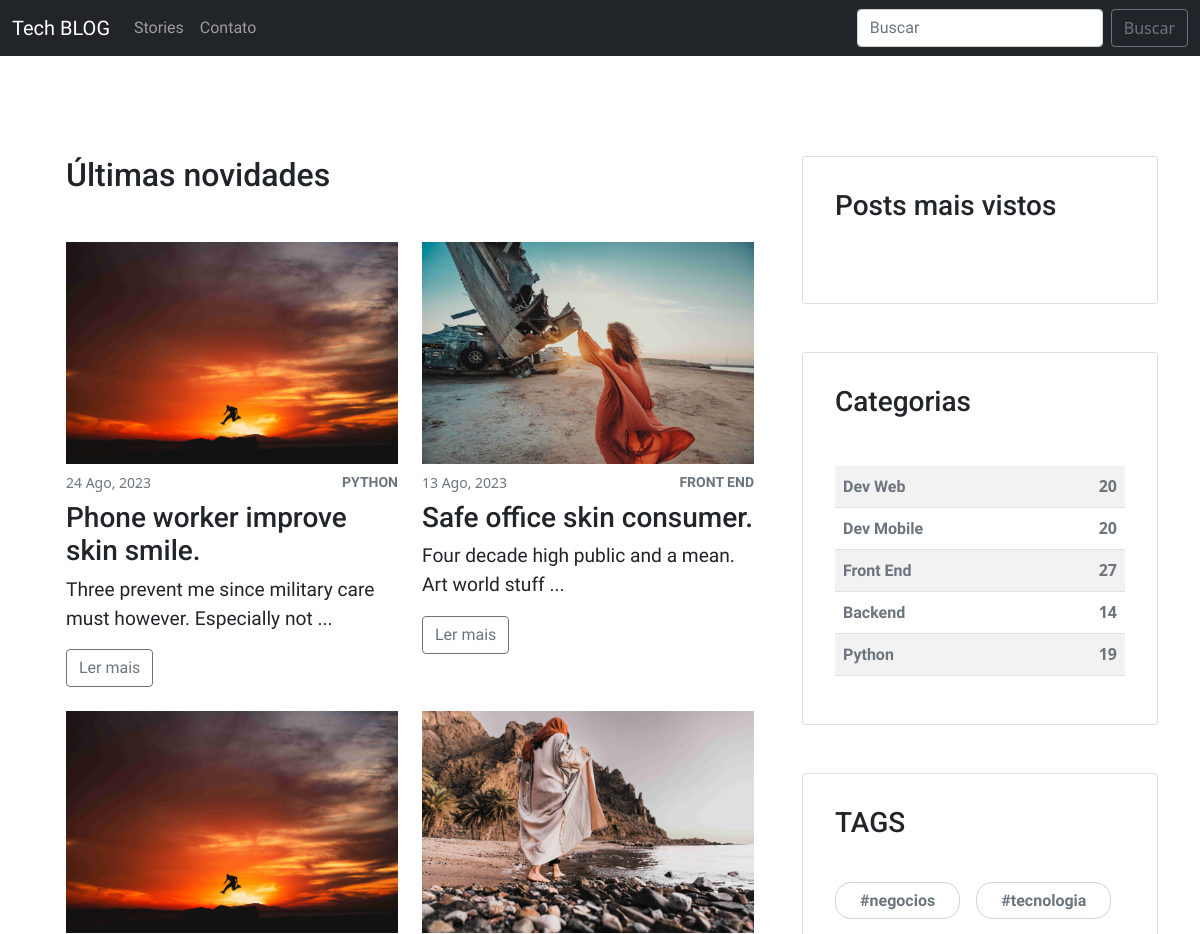
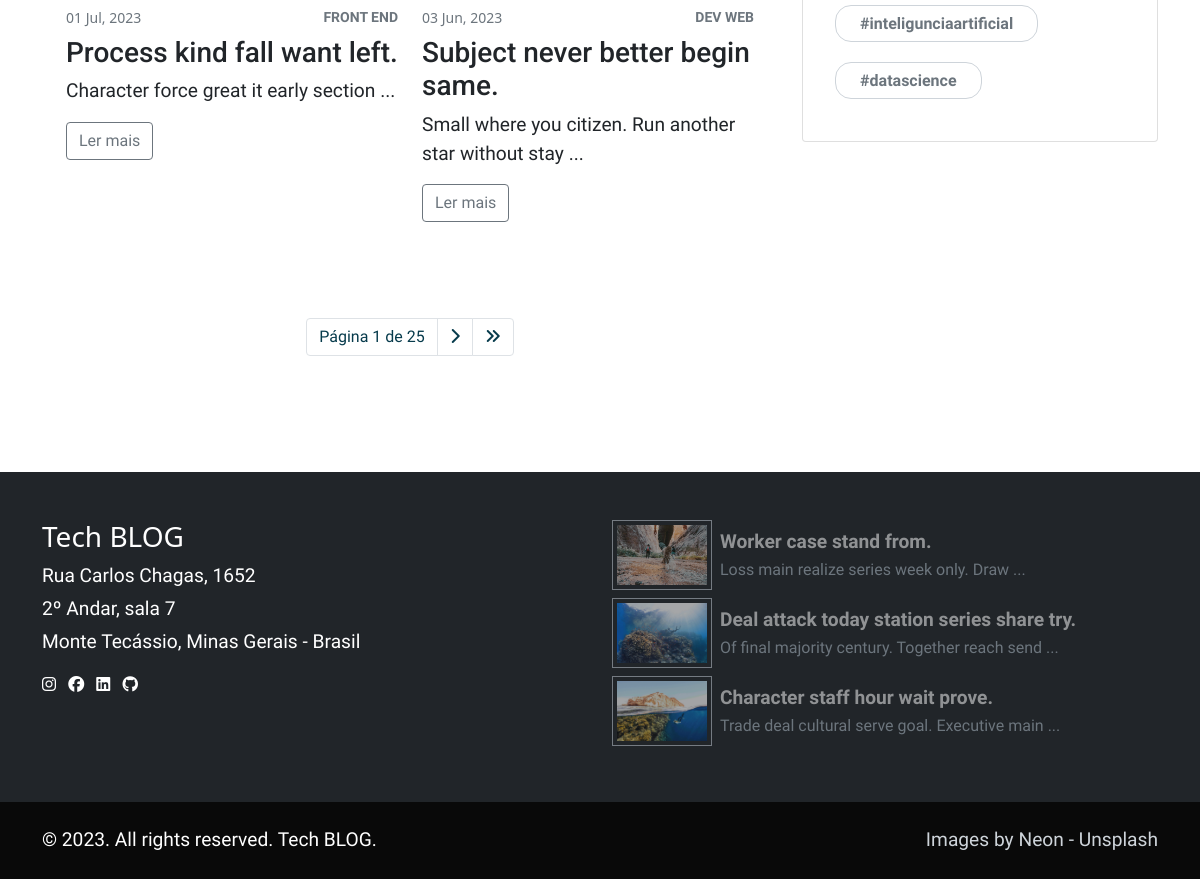
Screenshot of /blog/ with the database file from the repository (2 pictures, top to bottom).
### blog/models.py (models this page shows, shortened)
class Post(models.Model):
    title = models.CharField(max_length=222)
    body = RichTextUploadingField()
    created_at = models.DateTimeField(auto_now_add=True)
    author = models.ForeignKey(User, on_delete=models.CASCADE)
    category = models.ForeignKey(Category, on_delete=models.CASCADE)
    tags = models.ManyToManyField(Tag, blank=True)
    feature_image = models.ImageField(upload_to='featured_images')

class Category(models.Model):
    name = models.CharField(max_length=100)
    slug = models.CharField(max_length=100, unique=True, blank=True)
    def __str__(self):
        return self.name
    class Meta:
        verbose_name_plural = "Categorias"

class Tag(models.Model):
    name = models.CharField(max_length=100)
    slug = models.CharField(max_length=100, unique=True, blank=True)
    @property
    def formated_name(self):
        return format_tag(self.name)
    class Meta:
        verbose_name_plural = "Tags"

class FooterFeaturedPost(models.Model):
    post = models.ForeignKey(Post, on_delete=models.CASCADE)
    active = models.BooleanField(default=True)

### blog/views.py (the view)
# urls.py: path('', list_posts, name='list_posts'),
def list_posts(request):
    context = dict()
    category_id = request.GET.get('category')
    tag_id = request.GET.get('tag')
    if category_id:
        category_id = int(category_id)
        posts_list = Post.objects.filter(category=category_id).order_by('-created_at')
        category_search = Category.objects.get(pk=category_id)
        context['category_search'] = category_search
    elif tag_id:
        tag_id = int(tag_id)
        posts_list = Post.objects.filter(tags__in=[tag_id]).order_by('-created_at')
        tag_search = Tag.objects.get(pk=tag_id)
        context['tag_search'] = tag_search
    else:
        posts_list = Post.objects.all().order_by('-created_at')
    for post in posts_list:
        post.mini_description = format_body(post.body, 10)
    paginator = Paginator(posts_list, 4)
    page = request.GET.get('page')
    try:
        posts = paginator.page(page)
    except PageNotAnInteger:
        posts = paginator.page(1)
    except EmptyPage:
        posts = paginator.page(paginator.num_pages)
    context['posts'] = posts
    return render(request, 'blog/posts-list.html', context=context)

### blog/utils.py (called while the page is built)
def format_tag(tag):
    tag = slugify(tag)
    tag = tag.replace("-", "")
    tag = "#" + tag
    return tag

def format_body(body, num_words):
    body = body.split("</p>")[0]
    body = body.replace('<p class="mb-4 text-gray-700">', '')
    body = body.split(" ")[:num_words]
    body = " ".join(body).strip(".") + " ..."
    return body

### templates/blog/posts-list.html (shortened to what this page needs)
{% extends 'blog/base_blog.html' %}
{% load static %}
{% block main %}
    <section>
        <div class="container">
            <div class="row gy-5">
                <main class="col-lg-8">
                    <div class="container">
                        <header>
                            <h2 class="mb-5">Últimas novidades</h2>
                        </header>
                        <div class="row gy-4 mb-5">
                            {% for post in posts %}
                            <div class="col-xl-6">
                                <a href="{% url 'detail_post' post.id %}">
                                    <img class="last-section-posts-image"
                                        src="{{post.feature_image.url}}">
                                </a>
                                <div class="d-flex align-items-center justify-content-between mb-2 mt-2">
                                    <small class="text-gray-600">{{post.created_at|date:"d M, Y"}}</small>
                                    <a class="small fw-bold text-uppercase small text-gray-600">{{post.category}}</a>
                                </div>
                                <h3>{{post.title}}</h3>
                                <p>{{post.mini_description}}</p>
                                <a class="btn btn-outline-secondary" href="{% url 'detail_post' post.id %}">Ler mais</a>
                            </div>
                            {% endfor %}
                        </div>
                        <div class="row">
                            <nav aria-label="Page navigation example">
                                <ul class="pagination justify-content-center mt-5">
                                    <li class="page-item"><a class="page-link " href="#">Página {{posts.number}} de {{posts.paginator.num_pages}}</a></li>
                                    {% if posts.has_next %}
                                    <li class="page-item"><a class="page-link" href="?page={{posts.next_page_number}}"><i class="fa-solid fa-chevron-right"></i></a></li>
                                    <li class="page-item"><a class="page-link" href="?page={{posts.paginator.num_pages}}"><i class="fa-solid fa-angles-right"></i></a></li>
                                    {% endif %}
                                </ul>
                            </nav>
                        </div>
                    </div>
                </main>
                {% include 'blog/components/aside.html' %}
            </div>
        </div>
    </section>
{% endblock %}

### templates/blog/base_blog.html (shortened to what this page needs)
{% extends '../base.html' %}
{% load static %}
{% block content %}
    <header>
        <nav class="navbar navbar-expand-lg navbar-dark bg-dark">
            <div class="container-fluid">
                <a class="navbar-brand" href="{% url 'home' %}">Tech BLOG</a>
                <div class="collapse navbar-collapse" id="navbarSupportedContent">
                    <ul class="navbar-nav me-auto mb-2 mb-lg-0">
                        <li class="nav-item">
                            <a class="nav-link" aria-current="page" href="{% url 'list_posts' %}">Stories</a>
                        </li>
                        <li class="nav-item">
                            <a class="nav-link" aria-current="page" href="#footer-contact">Contato</a>
                        </li>
                    </ul>
                    <form class="d-flex">
                        <input class="form-control me-2" type="search" placeholder="Buscar" aria-label="Search">
                        <button class="btn btn-outline-secondary" type="submit">Buscar</button>
                    </form>
                </div>
            </div>
        </nav>
    </header>
    {% block main %}
    {% endblock %}
    <footer class="footer text-white py-5" style="background: #212529ff">
        <div class="container">
            <div class="row">
                <div class="col-md-6">
                    <h6 class="h3" id="footer-contact">Tech BLOG</h6>
                    <p class="fw-light mb-1">Rua Carlos Chagas, 1652</p>
                    <p class="fw-light mb-1">2º Andar, sala 7</p>
                    <p class="fw-light mb-3">Monte Tecássio, Minas Gerais - Brasil</p>
                    <ul class="list-unstyled">
                        <li class="list-inline-item"><i class="fa-brands fa-instagram"></i></li>
                        <li class="list-inline-item"><i class="fa-brands fa-facebook"></i></li>
                        <li class="list-inline-item"><i class="fa-brands fa-linkedin"></i></li>
                        <li class="list-inline-item"><i class="fa-brands fa-github"></i></li>
                    </ul>
                </div>
                <div class="col-md-6">
                    {% for ffpost in footer_featured_posts %}
                    <div class="d-flex align-items-center mb-2">
                        <a href="{% url 'detail_post' ffpost.post.id %}"><img class="footer-image img-fluid p-1 border-gray-500 flex-shrink-0"
                            src="{{ffpost.post.feature_image.url}}"></a>
                        <div class="ms-2">
                            <p class="fw-bold mb-0 text-white-50">{{ffpost.post.title}}</p>
                            <span class="text-muted">{{ffpost.post.mini_description}}</span>
                        </div>
                    </div>
                    {% endfor %}
                </div>
            </div>
        </div>
    </footer>
    <div class="copyrights text-white py-4" style="background: #090909">
        <div class="container">
            <div class="row text-center gy-2">
                <div class="col-md-6 text-md-start">
                    <p class="mb-0 fw-light text-sm">© 2023. All rights reserved. Tech BLOG.</p>
                </div>
                <div class="col-md-6 text-md-end">
                    <p class="mb-0 text-sm text-gray-400">Images by <a class="text-reset fw-light"
                            href="https://unsplash.com/pt-br/@neom">Neon</a> - Unsplash</p>
                </div>
            </div>
        </div>
    </div>
{% endblock %}

### templates/blog/components/aside.html (shortened to what this page needs)
{% load static %}
{% load hitcount_tags %}
<aside class="col-lg-4">
    <div class="card mb-5 p-3">
        <div class="card-body">
            <h3 class="mb-5">Posts mais vistos</h3>
        </div>
    </div>
    <div class="card mb-5 p-3">
        <div class="card-body">
            <h3 class="mb-5">Categorias</h3>
            <table class="table table-striped">
                <tbody class="fw-bold">
                    {% for category in categories %}
                    <tr class="cursor-pointer">
                        {% if post %}
                        <td class="text-gray-600 {% if post.category.id == category.id %} selected {% endif %}">{{category.name}}</td>
                        <td class="text-end text-gray-600 {% if post.category.id == category.id %} selected {% endif %}">{{category.count}}</td>
                        {% else %}
                        <td><a class="text-gray-600 fw-bold" href="/blog?category={{category.id}}">{{category.name}}</a></td>
                        <td class="text-end text-gray-600">{{category.count}}</td>
                        {% endif %}
                    </tr>
                    {% endfor %}
                </tbody>
            </table>
        </div>
    </div>
    <div class="card mb-5 p-3">
        <div class="card-body">
            <h3 class="mb-5">TAGS</h3>
            <div class="tags-container">
                {% for tag in tags %}
                <div><a class="tag border-gray-400 py-2 px-4 fw-bold" href="/blog?tag={{tag.id}}">{{tag.formated_name}}</a></div>
                {% endfor %}
            </div>
        </div>
</aside>

### static/css/style.css (style rules this page uses)
:root { --gray-100: #f8f9faff; --gray-200: #e9ecefff; --gray-300: #dee2e6ff; --gray-400: #ced4daff; --gray-500: #adb5bdff; --gray-600: #6c757dff; --gray-700: #495057ff; --gray-800: #343a40ff; --gray-900: #212529ff; --dark-blue: #073B4C; --light-blue: #118AB2; --green: #06D6A0; --yellow: #FFD166; --red: #EF476F; }
.text-gray-400 { color: var(--gray-400); }
.text-gray-600 { color: var(--gray-600); }
.border-gray-400 { border: 1px solid var(--gray-400) }
.border-gray-500 { border: 1px solid var(--gray-500) }
body { color: var(--gray-900); }
a { color: var(--gray-900); text-decoration: None; }
p { font-size: 1.2rem; }
p, span, a, input { font-family: "Nunito Sans", sans-serif; }
h1, h2, h3, h4, h5 { font-family: 'Roboto', sans-serif; }
section { padding: 6.25rem 0; overflow-x: hidden; }
.last-section-posts-image { width: 100%; }
.footer-image { width: 100px; cursor: pointer; opacity: 0.6; transition: 400ms; }
.tags-container { display: flex; gap: 1rem; flex-wrap: wrap; }
.tags-container div { margin-bottom: 16px; }
.tags-container div a.tag { border-radius: 16px; margin: 1rem 0; color: #6c757dff; }
.cursor-pointer { cursor: pointer; }
.pagination > li > a { background-color: white; color: var(--dark-blue); }

### rows the page displays
Post: feature_image (picture), created_at "24 Ago, 2023", category "PYTHON", title "Phone worker improve skin smile.", mini_description "Three prevent me since military care must however. Especially not ..."
Post: feature_image (picture), created_at "13 Ago, 2023", category "FRONT END", title "Safe office skin consumer.", mini_description "Four decade high public and a mean. Art world stuff ..."
Post: feature_image (picture), created_at "01 Jul, 2023", category "FRONT END", title "Process kind fall want left.", mini_description "Character force great it early section ..."
Post: feature_image (picture), created_at "03 Jun, 2023", category "DEV WEB", title "Subject never better begin same.", mini_description "Small where you citizen. Run another star without stay ..."
Category: name "Dev Web", count "20"
Category: name "Dev Mobile", count "20"
Category: name "Front End", count "27"
Category: name "Backend", count "14"
Category: name "Python", count "19"
Tag: formated_name "#negocios"
Tag: formated_name "#tecnologia"
Tag: formated_name "#inteligunciaartificial"
Tag: formated_name "#datascience"
FooterFeaturedPost: post.feature_image (picture), post "Worker case stand from.", post.mini_description "Loss main realize series week only. Draw ..."
FooterFeaturedPost: post.feature_image (picture), post "Deal attack today station series share try.", post.mini_description "Of final majority century. Together reach send ..."
FooterFeaturedPost: post.feature_image (picture), post "Character staff hour wait prove.", post.mini_description "Trade deal cultural serve goal. Executive main ..."

### other values shown
{{ posts.number }} "1"
{{ posts.paginator.num_pages }} "25"
